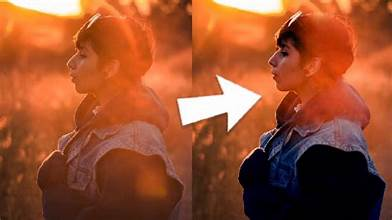
#> input picture sowndhar/input.jpeg, 392 x 220 px, given in place of the camera
$ python main.py
#> lines starting #> are read from the running program, lines starting #| are printed output that depends on the picture; after the words box and inside, x2 and y2 are one past the last pixel; in counts of white or black regions, pixels touching at a corner belong together
import cv2
import numpy as np

cap = cv2.VideoCapture(0)  # 0 for default webcam

while True:
    ret, frame = cap.read()
#> frame is the input picture: shape (220, 392, 3); mean B, G, R 46.9, 79.9, 154.1
    if not ret:
        break

    # Convert to grayscale
    gray = cv2.cvtColor(frame, cv2.COLOR_BGR2GRAY)
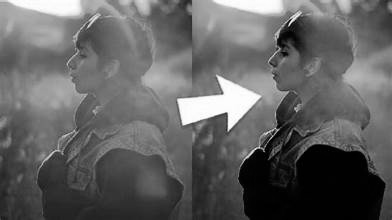
#> gray: shape (220, 392); min 0, max 255, mean 98.3

    # Threshold for glare detection (tune the value 240 if needed)
    _, mask = cv2.threshold(gray, 240, 255, cv2.THRESH_BINARY)
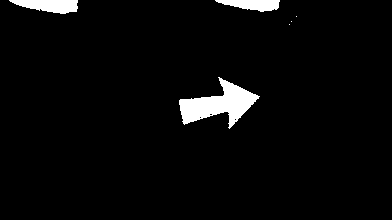
#> mask: shape (220, 392); 3.5% white; 6 white regions (3 under 20 px), largest, box (x1, y1, x2, y2) and area: (179, 77, 260, 129) 1858, (9, 0, 78, 14) 669, (215, 0, 280, 12) 517

    # Invert mask and apply Gaussian blur to smooth glare
    glare_removed = cv2.inpaint(frame, mask, 3, cv2.INPAINT_TELEA)
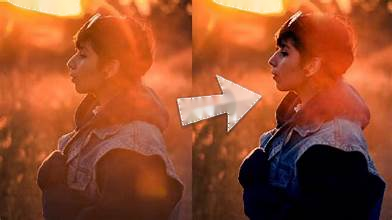
#> glare_removed: shape (220, 392, 3); mean B, G, R 44.3, 78.2, 153.5

    # Show output
    cv2.imshow("Original", frame)
    cv2.imshow("Glare Removed", glare_removed)

    if cv2.waitKey(1) & 0xFF == ord('q'):
#> (key q is pressed here)
        break

cap.release()
cv2.destroyAllWindows()
import cv2
import numpy as np

cap = cv2.VideoCapture(0)

while True:
    ret, frame = cap.read()
    if not ret:
        break

    # Resize (optional, for speed)
    frame = cv2.resize(frame, (640, 480))
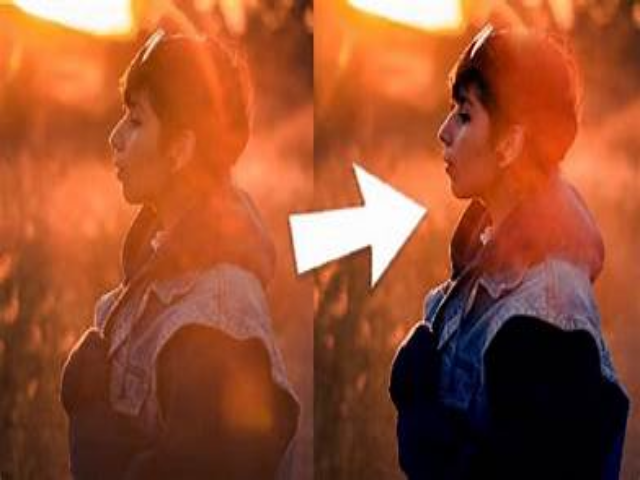
#> frame: shape (480, 640, 3); mean B, G, R 46.7, 79.7, 154

    # Convert to grayscale
    gray = cv2.cvtColor(frame, cv2.COLOR_BGR2GRAY)
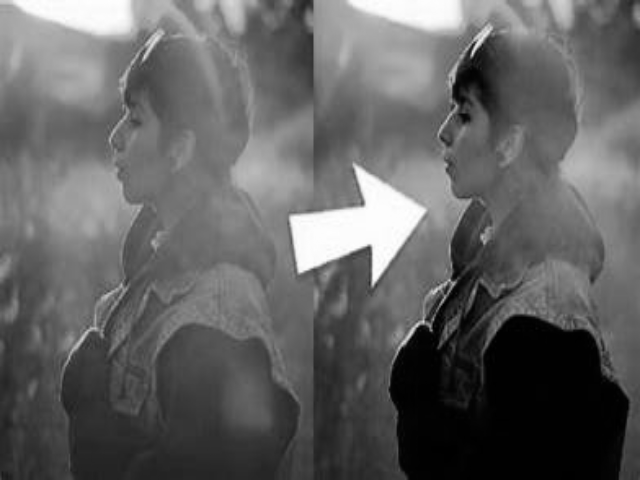
#> gray: shape (480, 640); min 0, max 255, mean 98.2

    # Dynamically calculate threshold using mean brightness
    mean_brightness = np.mean(gray)
#> mean_brightness = 98.17
    glare_threshold = int(mean_brightness + 40)  # Adjust this value to improve
#> glare_threshold = 138

    # Create glare mask
    _, mask = cv2.threshold(gray, glare_threshold, 255, cv2.THRESH_BINARY)
#> mask: shape (480, 640); 18% white; 101 white regions (67 under 20 px), largest, box (x1, y1, x2, y2) and area: (0, 0, 257, 103) 14771, (311, 0, 548, 99) 13078, (289, 160, 471, 287) 11018

    # Optional: Remove small noise using morphological operations
    kernel = np.ones((3, 3), np.uint8)
    mask = cv2.morphologyEx(mask, cv2.MORPH_OPEN, kernel)
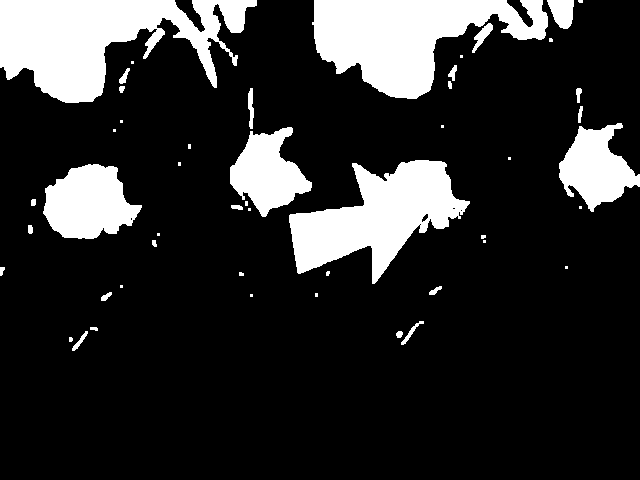
#> mask: shape (480, 640); 17.7% white; 49 white regions (23 under 20 px), largest, box (x1, y1, x2, y2) and area: (0, 0, 257, 103) 14724, (312, 0, 548, 99) 13057, (289, 160, 470, 284) 10965

    # Inpaint glare area
    glare_removed = cv2.inpaint(frame, mask, 3, cv2.INPAINT_TELEA)
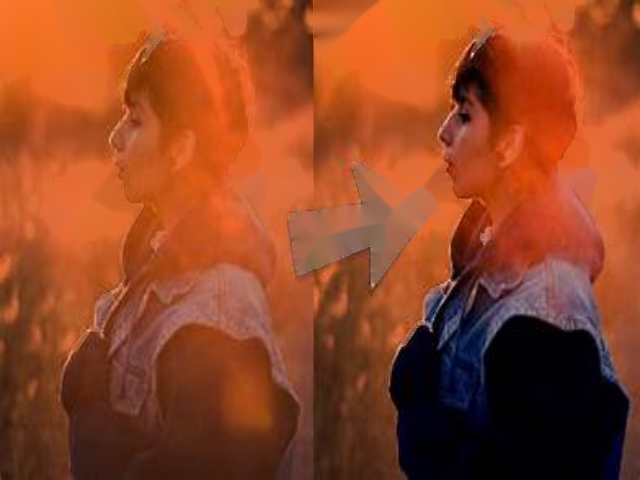
#> glare_removed: shape (480, 640, 3); mean B, G, R 36.8, 70.2, 148.8

    # Show outputs
    cv2.imshow("Original", frame)
    cv2.imshow("Glare Removed", glare_removed)
    cv2.imshow("Glare Mask", mask)  # (For testing — can hide later)

    # Exit with 'q'
    if cv2.waitKey(1) & 0xFF == ord('q'):
#> (key q is pressed here)
        break

cap.release()
cv2.destroyAllWindows()
cv2.namedWindow("Glare Removed", cv2.WINDOW_NORMAL)
cv2.imshow("Glare Removed", glare_removed)
frame = cv2.resize(frame, (640, 480))

$ run again, on sowndhar/remover.png
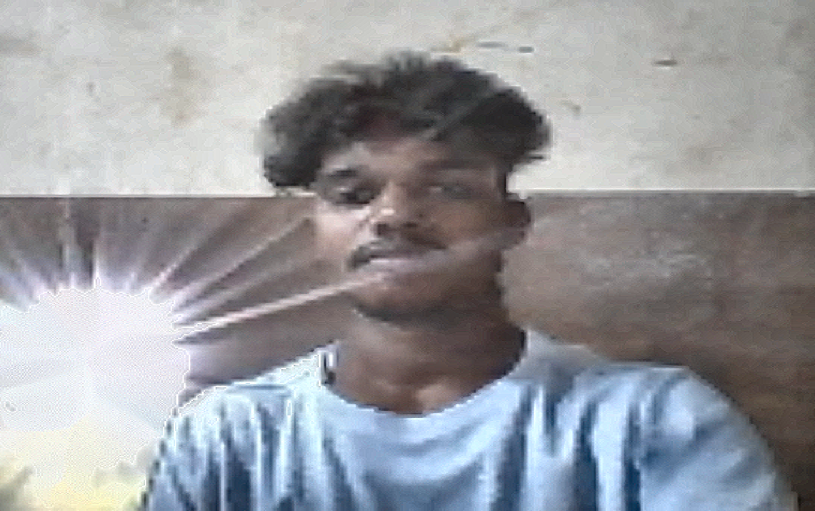
#> input picture sowndhar/remover.png, 1629 x 1021 px, given in place of the camera (shown at 1/2 size)
#> frame is the input picture: shape (1021, 1629, 3); mean B, G, R 158.2, 153.8, 152.2
#> `_, mask = cv2.threshold(gray, 240, 255, cv2.THRESH_BINARY)`:
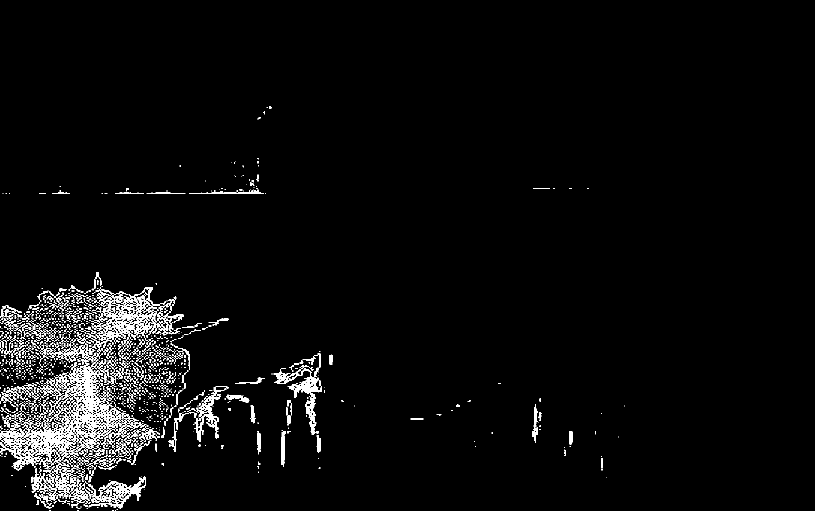
#> mask: shape (1021, 1629) (shown at 1/2 size); 3.4% white; 2253 white regions (1968 under 20 px), largest, box (x1, y1, x2, y2) and area: (0, 687, 243, 941) 13114, (173, 574, 344, 704) 5137, (547, 736, 644, 870) 2519
#> frame: shape (480, 640, 3)
#> mean_brightness = 153.7
#> glare_threshold = 193
#> `glare_removed = cv2.inpaint(frame, mask, 3, cv2.INPAINT_TELEA)`:
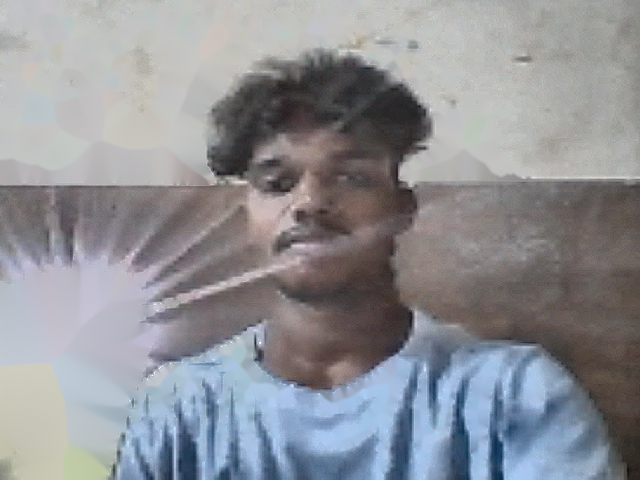
#> glare_removed: shape (480, 640, 3); mean B, G, R 150, 144.9, 143.4
